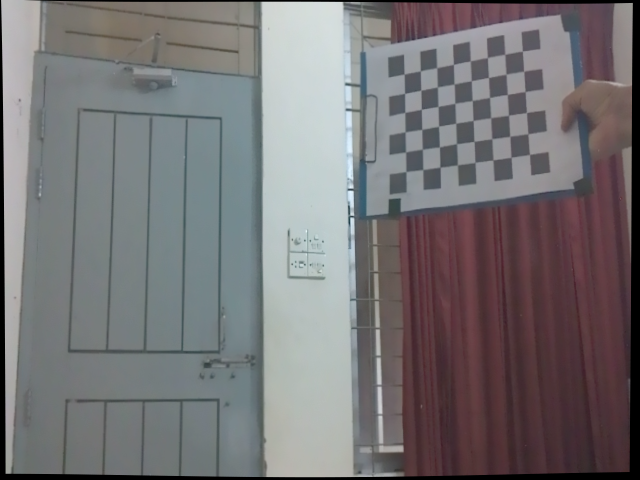
#> input picture automama/automama/perception/stereo_vision_test/single_cam_KD_callib/left_undistorted/left_000.png, 640 x 480 px, found by its file name
$ python 'imgload_rectify check.py'   (older library calls are emulated)
#> lines starting #> are read from the running program, lines starting #| are printed output that depends on the picture
import os
import cv2
import numpy as np

# === Blurriness Metrics ===
def compute_laplacian_blur(image):
    gray = cv2.cvtColor(image, cv2.COLOR_BGR2GRAY)
    lap = cv2.Laplacian(gray, cv2.CV_64F)
    return lap.var()

def compute_tenengrad_blur(image):
    gray = cv2.cvtColor(image, cv2.COLOR_BGR2GRAY)
    gx = cv2.Sobel(gray, cv2.CV_64F, 1, 0, ksize=3)
    gy = cv2.Sobel(gray, cv2.CV_64F, 0, 1, ksize=3)
    g = np.sqrt(gx**2 + gy**2)
    return np.mean(g)

def compute_fft_blur(image):
    gray = cv2.cvtColor(image, cv2.COLOR_BGR2GRAY)
    f = np.fft.fft2(gray)
    fshift = np.fft.fftshift(f)
    mag = 20 * np.log(np.abs(fshift) + 1)

    h, w = mag.shape
    center = mag[h//4:3*h//4, w//4:3*w//4]
    total_energy = np.sum(mag)
    low_freq_energy = np.sum(center)
    high_freq_energy = total_energy - low_freq_energy
    return high_freq_energy / total_energy

# === Feature Matching with AKAZE ===
def match_features(img1, img2):
    gray1 = cv2.cvtColor(img1, cv2.COLOR_BGR2GRAY)
    gray2 = cv2.cvtColor(img2, cv2.COLOR_BGR2GRAY)

    akaze = cv2.AKAZE_create()
    kp1, des1 = akaze.detectAndCompute(gray1, None)
    kp2, des2 = akaze.detectAndCompute(gray2, None)

    bf = cv2.BFMatcher(cv2.NORM_HAMMING, crossCheck=True)
    matches = bf.match(des1, des2)
    matches = sorted(matches, key=lambda x: x.distance)

    matched_img = cv2.drawMatches(img1, kp1, img2, kp2, matches[:50], None,
                                   flags=cv2.DrawMatchesFlags_NOT_DRAW_SINGLE_POINTS)
    return matched_img

# === PATH SETUP ===
image_dir = "/home/deen/ros2_ws/src/automama/automama/perception/stereo_vision_test/single_cam_KD_callib"
left_img_path = os.path.join(image_dir, "left_stereo/left_000.png")
right_img_path = os.path.join(image_dir, "right_stereo/right_000.png")

# === LOAD IMAGES ===
left_img = cv2.imread(left_img_path)
#> left_img is the input picture: shape (480, 640, 3); mean B, G, R 117.2, 115.3, 118.1
right_img = cv2.imread(right_img_path)
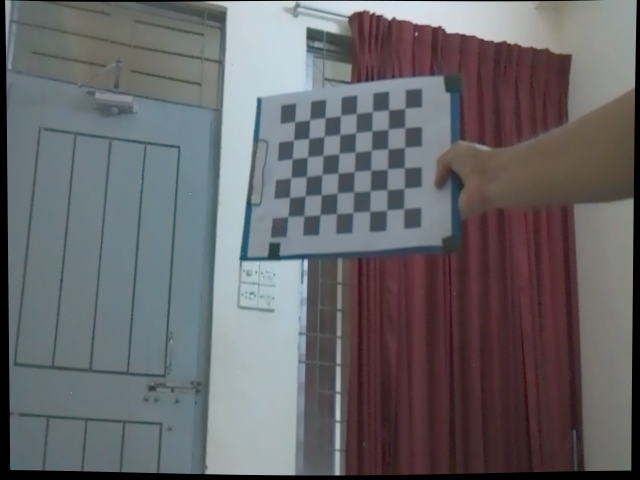
#> input picture automama/automama/perception/stereo_vision_test/single_cam_KD_callib/right_undistorted/right_000.png, 640 x 480 px, found by its file name
#> right_img is the input picture: shape (480, 640, 3); mean B, G, R 105.9, 103.3, 103.8

if left_img is None or right_img is None:
    print("Failed to load one or both images.")
    exit()

# === BLURRINESS METRICS ===
lap_left = compute_laplacian_blur(left_img)
#> lap_left = 208.2
lap_right = compute_laplacian_blur(right_img)
#> in compute_laplacian_blur (call 2), `lap = cv2.Laplacian(gray, cv2.CV_64F)`:
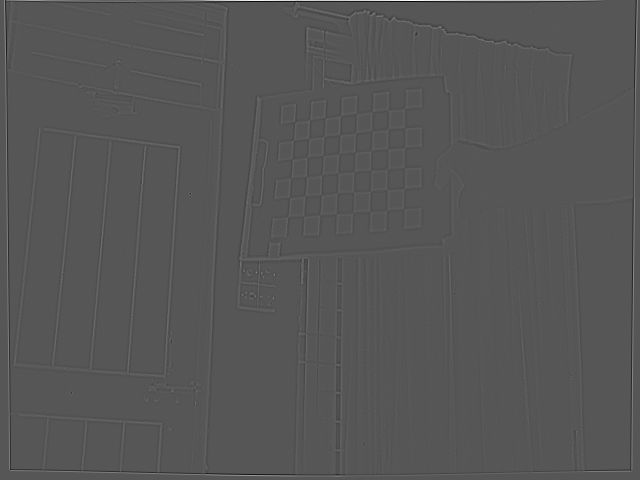
#> lap: shape (480, 640) float64; min -229, max 445, mean 0.2; drawn with min black and max white
#> lap_right = 288.4
tenengrad_left = compute_tenengrad_blur(left_img)
#> tenengrad_left = 29.5
tenengrad_right = compute_tenengrad_blur(right_img)
#> in compute_tenengrad_blur (call 2), `gx = cv2.Sobel(gray, cv2.CV_64F, 1, 0, ksize=3)`:
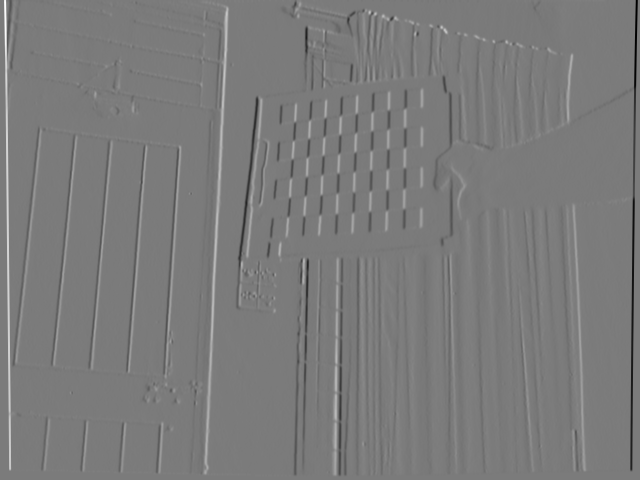
#> gx: shape (480, 640) float64; min -628, max 671, mean 0; drawn with min black and max white
#> in compute_tenengrad_blur (call 2), `g = np.sqrt(gx**2 + gy**2)`:
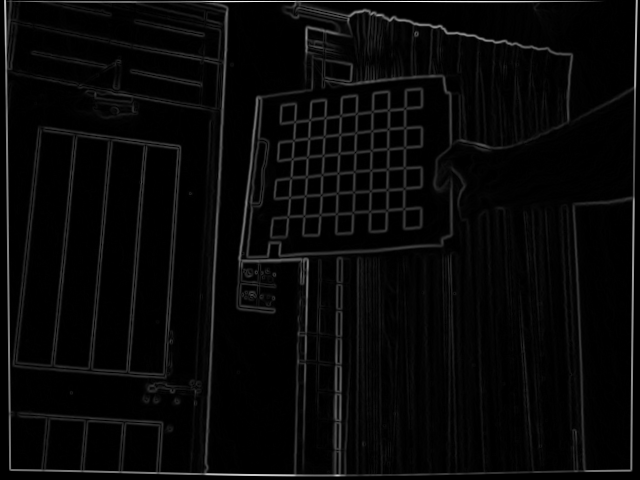
#> g: shape (480, 640) float64; min 0, max 882, mean 29.4; drawn with min black and max white
#> tenengrad_right = 29.36
fft_left = compute_fft_blur(left_img)
#> in compute_fft_blur, `center = mag[h//4:3*h//4, w//4:3*w//4]`:
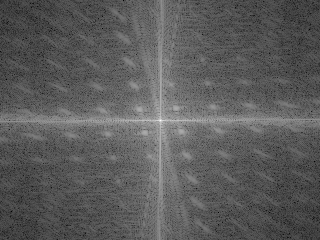
#> center: shape (240, 320) float64; min 53.64, max 347.8, mean 159.6; drawn with min black and max white
#> in compute_fft_blur, `total_energy = np.sum(mag)`: total_energy = 40450572.3
#> in compute_fft_blur, `low_freq_energy = np.sum(center)`: low_freq_energy = 12260764
#> in compute_fft_blur, `high_freq_energy = total_energy - low_freq_energy`: high_freq_energy = 28189808.3
#> fft_left = 0.697
fft_right = compute_fft_blur(right_img)
#> in compute_fft_blur (call 2), `center = mag[h//4:3*h//4, w//4:3*w//4]`:
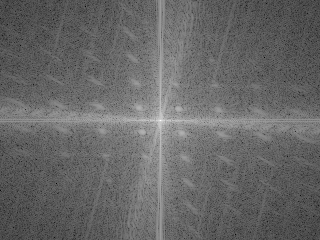
#> center: shape (240, 320) float64; min 30.41, max 345.5, mean 158.4; drawn with min black and max white
#> in compute_fft_blur (call 2), `total_energy = np.sum(mag)`: total_energy = 39527135.8
#> in compute_fft_blur (call 2), `low_freq_energy = np.sum(center)`: low_freq_energy = 12164653.7
#> in compute_fft_blur (call 2), `high_freq_energy = total_energy - low_freq_energy`: high_freq_energy = 27362482.1
#> fft_right = 0.692

print("==== Blur Metrics ====")
print(f"Laplacian  - Left: {lap_left:.2f} | Right: {lap_right:.2f}")
#| Laplacian  - Left: 208.22 | Right: 288.39
print(f"Tenengrad  - Left: {tenengrad_left:.2f} | Right: {tenengrad_right:.2f}")
#| Tenengrad  - Left: 29.50 | Right: 29.36
print(f"FFT Ratio  - Left: {fft_left:.2f} | Right: {fft_right:.2f}")
#| FFT Ratio  - Left: 0.70 | Right: 0.69

# === FEATURE MATCHING VISUALIZATION ===
matched = match_features(left_img, right_img)
#> in match_features, `kp1, des1 = akaze.detectAndCompute(gray1, None)`: kp1 = 559 keypoints; strongest (x, y, size): (432, 179, 11.4), (396, 104, 11.4), (413, 101, 11.4), (503, 170, 16.1)
#> in match_features, `kp2, des2 = akaze.detectAndCompute(gray2, None)`: kp2 = 570 keypoints; strongest (x, y, size): (274, 252, 11.4), (244, 256, 8.1), (414, 98, 11.4), (274, 255, 8.1)
#> in match_features, `matches = bf.match(des1, des2)`: matches = 208 matches
#> in match_features, `matched_img = cv2.drawMatches(img1, kp1, img2, kp2, matches[:50], None..`:
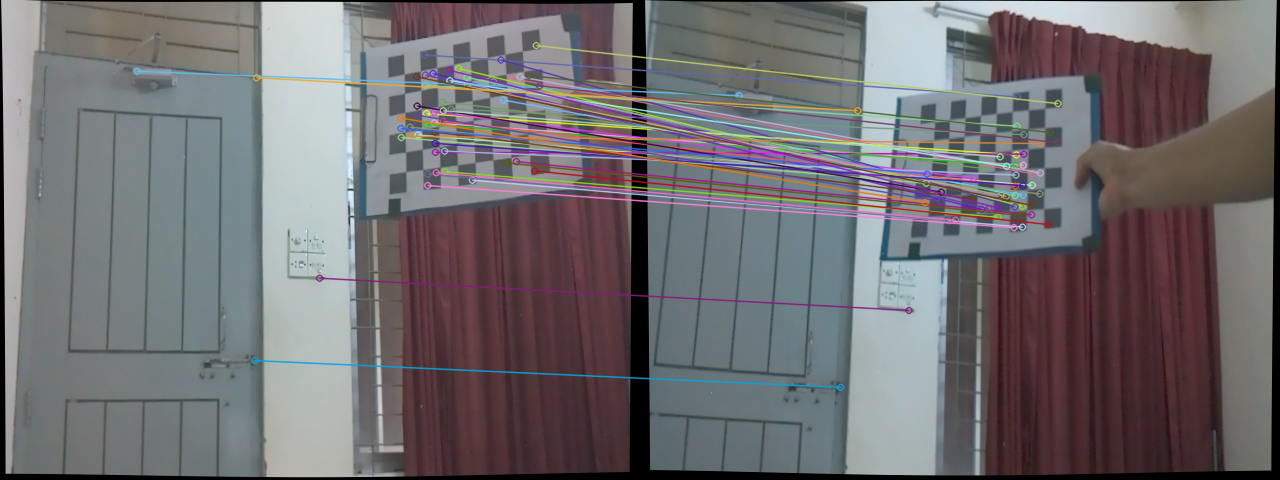
#> matched_img: shape (480, 1280, 3); mean B, G, R 112.2, 109.6, 112.7
cv2.imshow("AKAZE Feature Matches", matched)
cv2.waitKey(0)
cv2.destroyAllWindows()
